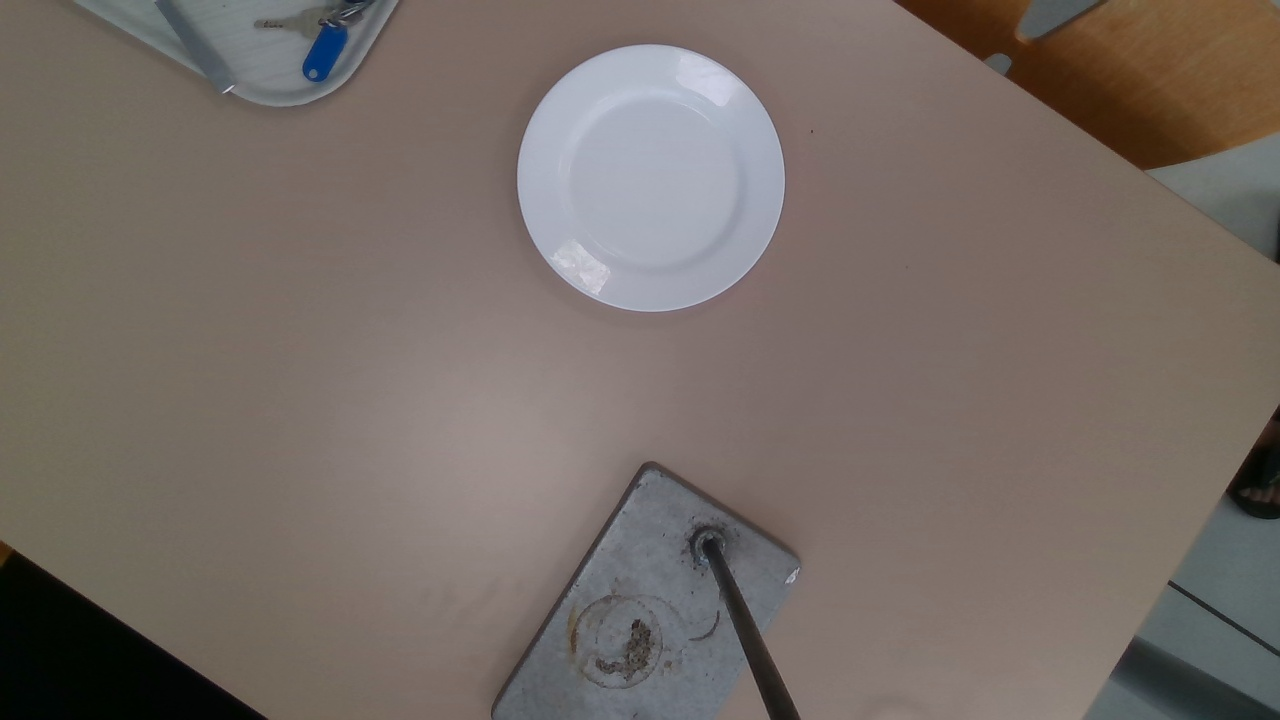
#> input picture src/pipeline/captures/captures_ctrl/captures_color.jpeg, 1280 x 720 px; its folder holds only this picture in this run
$ python -i plate_prep.py   (imports and definitions only)
#> lines starting #> are read from the running program, lines starting #| are printed output that depends on the picture
#> in plate_seg_no_depth, img is the input picture: shape (720, 1280, 3); mean B, G, R 101.7, 107.4, 117
### src/pipeline/utils.py
import cv2
import numpy as np
import io
from PIL import Image
import matplotlib.pyplot as plt


def resize_with_padding_img(image, desired_size=960):
#> called with desired_size = 960
    old_h, old_w = image.shape[:2]
#> old_h = 720; old_w = 1280
    ratio = float(desired_size) / max(old_h, old_w)
#> ratio = 0.75
    new_w, new_h = int(old_w * ratio), int(old_h * ratio)
#> new_w = 960; new_h = 540

    resized = cv2.resize(image, (new_w, new_h))
    delta_w, delta_h = desired_size - new_w, desired_size - new_h
#> delta_w = 0; delta_h = 420
    top, bottom = delta_h // 2, delta_h - delta_h // 2
#> top = 210; bottom = 210
    left, right = delta_w // 2, delta_w - delta_w // 2
#> left = 0; right = 0
    padded = cv2.copyMakeBorder(resized, top, bottom, left, right,
                                cv2.BORDER_CONSTANT, value=[114,114,114])
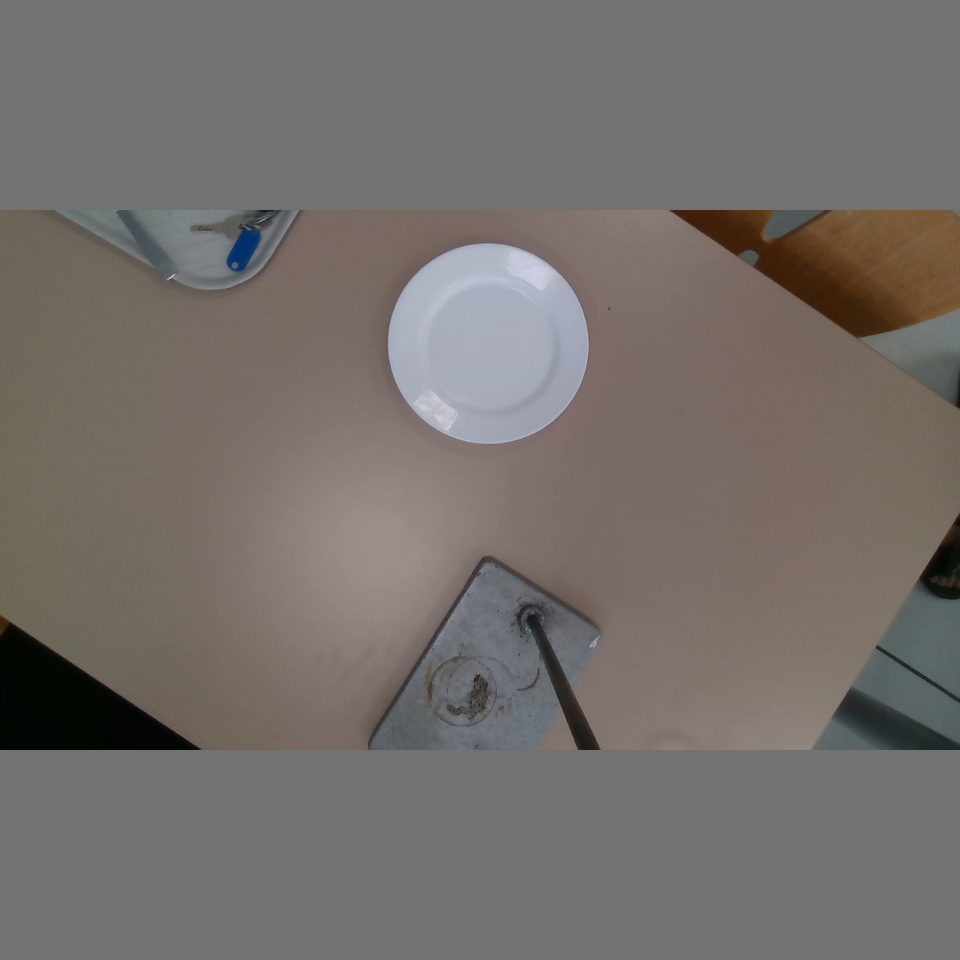
#> padded: shape (960, 960, 3); mean B, G, R 107.1, 110.3, 115.7

    geo = dict(ratio=ratio, top=top, left=left,
               new_h=new_h, new_w=new_w,
               orig_h=old_h, orig_w=old_w)
    return padded, geo


# [17 lines left out: function resize_with_padding_depth, not called in this run]


def depth_to_pixel_size(d):
    return 0.0011 * d - 0.0124


# [84 lines left out: functions fig_to_image, get_centroid_from_mask, shift_centroid, vol_by_group, not called in this run]

### src/pipeline/plate_prep.py
from ultralytics import YOLO
import cv2
import numpy as np
import os
from src.pipeline.utils import resize_with_padding_img

# [67 lines left out: functions extract_contour_mainplate, apply_mask_by_dtype, not called in this run]

_MODEL_PLATE = None

# [27 lines left out: functions get_plate_model, plate_seg, not called in this run]

def plate_seg_no_depth(rgb_path):

    img = cv2.imread(rgb_path)

    img_resized,geo = resize_with_padding_img(img)
#> geo = {'ratio': 0.75, 'top': 210, 'left': 0, 'new_h': 540, 'new_w': 960, 'orig_h': 720, 'orig_w': 1280}
#> (the run stopped early here; a loop or call above may not have finished)
